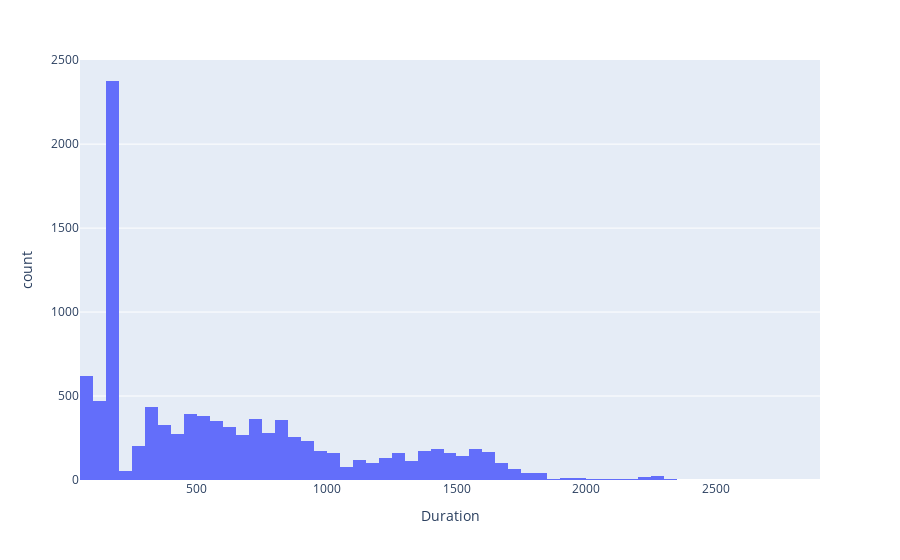

This figure's notebook cell:
### Markdown cell above
- What is the distribution of flight durations?

### Code cell
px.histogram(data_frame=df , x = "Duration")

### Figure 1 — Plotly figure (JSON) as saved in the notebook; plotly's stock layout.template omitted (floating-point values rounded to 4 significant figures; data arrays with more than 128 entries replaced by an {"elided": "..."} marker saying what was removed)
{"data": [{"alignmentgroup": "True", "bingroup": "x", "hovertemplate": "Duration=%{x}<br>count=%{y}<extra></extra>", "legendgroup": "", "marker": {"color": "#636efa", "pattern": {"shape": ""}}, "name": "", "offsetgroup": "", "orientation": "v", "showlegend": false, "type": "histogram", "x": {"elided": "10372 int values"}, "xaxis": "x", "yaxis": "y"}], "layout": {"barmode": "relative", "legend": {"tracegroupgap": 0}, "margin": {"t": 60}, "xaxis": {"anchor": "y", "domain": [0, 1], "title": {"text": "Duration"}}, "yaxis": {"anchor": "x", "domain": [0, 1], "title": {"text": "count"}}}}
